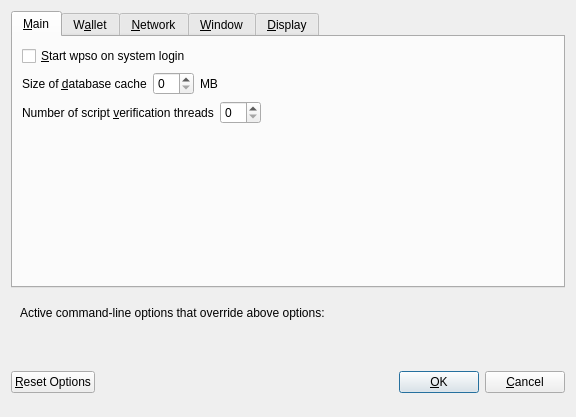
<?xml version="1.0" encoding="UTF-8"?>
<ui version="4.0">
 <class>OptionsDialog</class>
 <widget class="QDialog" name="OptionsDialog">
  <property name="geometry">
   <rect>
    <x>0</x>
    <y>0</y>
    <width>576</width>
    <height>417</height>
   </rect>
  </property>
  <property name="windowTitle">
   <string>Options</string>
  </property>
  <property name="modal">
   <bool>true</bool>
  </property>
  <layout class="QVBoxLayout" name="verticalLayout">
   <item>
    <widget class="QTabWidget" name="tabWidget">
     <property name="currentIndex">
      <number>0</number>
     </property>
     <widget class="QWidget" name="tabMain">
      <attribute name="title">
       <string>&amp;Main</string>
      </attribute>
      <layout class="QVBoxLayout" name="verticalLayout_Main">
       <item>
        <widget class="QCheckBox" name="bitcoinAtStartup">
         <property name="toolTip">
          <string>Automatically start wpso after logging in to the system.</string>
         </property>
         <property name="text">
          <string>&amp;Start wpso on system login</string>
         </property>
        </widget>
       </item>
       <item>
        <layout class="QHBoxLayout" name="horizontalLayout_2_Main">
         <item>
          <widget class="QLabel" name="databaseCacheLabel">
           <property name="text">
            <string>Size of &amp;database cache</string>
           </property>
           <property name="textFormat">
            <enum>Qt::PlainText</enum>
           </property>
           <property name="buddy">
            <cstring>databaseCache</cstring>
           </property>
          </widget>
         </item>
         <item>
          <widget class="QSpinBox" name="databaseCache"/>
         </item>
         <item>
          <widget class="QLabel" name="databaseCacheUnitLabel">
           <property name="text">
            <string>MB</string>
           </property>
           <property name="textFormat">
            <enum>Qt::PlainText</enum>
           </property>
          </widget>
         </item>
         <item>
          <spacer name="horizontalSpacer_2_Main">
           <property name="orientation">
            <enum>Qt::Horizontal</enum>
           </property>
           <property name="sizeHint" stdset="0">
            <size>
             <width>40</width>
             <height>20</height>
            </size>
           </property>
          </spacer>
         </item>
        </layout>
       </item>
       <item>
        <layout class="QHBoxLayout" name="horizontalLayout_3_Main">
         <item>
          <widget class="QLabel" name="threadsScriptVerifLabel">
           <property name="text">
            <string>Number of script &amp;verification threads</string>
           </property>
           <property name="textFormat">
            <enum>Qt::PlainText</enum>
           </property>
           <property name="buddy">
            <cstring>threadsScriptVerif</cstring>
           </property>
          </widget>
         </item>
         <item>
          <widget class="QSpinBox" name="threadsScriptVerif">
           <property name="toolTip">
            <string>(0 = auto, &lt;0 = leave that many cores free)</string>
           </property>
          </widget>
         </item>
         <item>
          <spacer name="horizontalSpacer_3_Main">
           <property name="orientation">
            <enum>Qt::Horizontal</enum>
           </property>
           <property name="sizeHint" stdset="0">
            <size>
             <width>40</width>
             <height>20</height>
            </size>
           </property>
          </spacer>
         </item>
        </layout>
       </item>
       <item>
        <spacer name="verticalSpacer_Main">
         <property name="orientation">
          <enum>Qt::Vertical</enum>
         </property>
         <property name="sizeHint" stdset="0">
          <size>
           <width>20</width>
           <height>40</height>
          </size>
         </property>
        </spacer>
       </item>
      </layout>
     </widget>
     <widget class="QWidget" name="tabWallet">
      <attribute name="title">
       <string>W&amp;allet</string>
      </attribute>
      <layout class="QVBoxLayout" name="verticalLayout_Wallet">
       <item>
        <widget class="QGroupBox" name="groupBox">
         <property name="title">
          <string>Expert</string>
         </property>
         <layout class="QVBoxLayout" name="verticalLayout_2">
          <item>
           <widget class="QCheckBox" name="coinControlFeatures">
            <property name="toolTip">
             <string>Whether to show coin control features or not.</string>
            </property>
            <property name="text">
             <string>Enable coin &amp;control features</string>
            </property>
           </widget>
          </item>
          <item>
           <widget class="QCheckBox" name="showMasternodesTab">
            <property name="toolTip">
             <string>Show additional tab listing all your masternodes in first sub-tab&lt;br/&gt;and all masternodes on the network in second sub-tab.</string>
            </property>
            <property name="text">
             <string>Show Masternodes Tab</string>
            </property>
           </widget>
          </item>
          <item>
           <widget class="QCheckBox" name="spendZeroConfChange">
            <property name="toolTip">
             <string>If you disable the spending of unconfirmed change, the change from a transaction&lt;br/&gt;cannot be used until that transaction has at least one confirmation.&lt;br/&gt;This also affects how your balance is computed.</string>
            </property>
            <property name="text">
             <string>&amp;Spend unconfirmed change</string>
            </property>
           </widget>
          </item>
         </layout>
        </widget>
       </item>
       <item>
        <spacer name="verticalSpacer_Wallet">
         <property name="orientation">
          <enum>Qt::Vertical</enum>
         </property>
         <property name="sizeHint" stdset="0">
          <size>
           <width>20</width>
           <height>40</height>
          </size>
         </property>
        </spacer>
       </item>
      </layout>
     </widget>
     <widget class="QWidget" name="tabNetwork">
      <attribute name="title">
       <string>&amp;Network</string>
      </attribute>
      <layout class="QVBoxLayout" name="verticalLayout_Network">
       <item>
        <widget class="QCheckBox" name="mapPortUpnp">
         <property name="toolTip">
          <string>Automatically open the wpso client port on the router. This only works when your router supports UPnP and it is enabled.</string>
         </property>
         <property name="text">
          <string>Map port using &amp;UPnP</string>
         </property>
        </widget>
       </item>
       <item>
        <widget class="QCheckBox" name="allowIncoming">
         <property name="toolTip">
          <string>Accept connections from outside</string>
         </property>
         <property name="text">
          <string>Allow incoming connections</string>
         </property>
        </widget>
       </item>
       <item>
        <widget class="QCheckBox" name="connectSocks">
         <property name="toolTip">
          <string>Connect to the wpso network through a SOCKS5 proxy.</string>
         </property>
         <property name="text">
          <string>&amp;Connect through SOCKS5 proxy (default proxy):</string>
         </property>
        </widget>
       </item>
       <item>
        <layout class="QHBoxLayout" name="horizontalLayout_1_Network">
         <item>
          <widget class="QLabel" name="proxyIpLabel">
           <property name="text">
            <string>Proxy &amp;IP:</string>
           </property>
           <property name="textFormat">
            <enum>Qt::PlainText</enum>
           </property>
           <property name="buddy">
            <cstring>proxyIp</cstring>
           </property>
          </widget>
         </item>
         <item>
          <widget class="QValidatedLineEdit" name="proxyIp">
           <property name="minimumSize">
            <size>
             <width>140</width>
             <height>0</height>
            </size>
           </property>
           <property name="maximumSize">
            <size>
             <width>140</width>
             <height>16777215</height>
            </size>
           </property>
           <property name="toolTip">
            <string>IP address of the proxy (e.g. IPv4: 127.0.0.1 / IPv6: ::1)</string>
           </property>
          </widget>
         </item>
         <item>
          <widget class="QLabel" name="proxyPortLabel">
           <property name="text">
            <string>&amp;Port:</string>
           </property>
           <property name="textFormat">
            <enum>Qt::PlainText</enum>
           </property>
           <property name="buddy">
            <cstring>proxyPort</cstring>
           </property>
          </widget>
         </item>
         <item>
          <widget class="QLineEdit" name="proxyPort">
           <property name="minimumSize">
            <size>
             <width>55</width>
             <height>0</height>
            </size>
           </property>
           <property name="maximumSize">
            <size>
             <width>55</width>
             <height>16777215</height>
            </size>
           </property>
           <property name="toolTip">
            <string>Port of the proxy (e.g. 9050)</string>
           </property>
          </widget>
         </item>
         <item>
          <spacer name="horizontalSpacer_1_Network">
           <property name="orientation">
            <enum>Qt::Horizontal</enum>
           </property>
           <property name="sizeHint" stdset="0">
            <size>
             <width>40</width>
             <height>20</height>
            </size>
           </property>
          </spacer>
         </item>
        </layout>
       </item>
       <item>
        <spacer name="verticalSpacer_Network">
         <property name="orientation">
          <enum>Qt::Vertical</enum>
         </property>
         <property name="sizeHint" stdset="0">
          <size>
           <width>20</width>
           <height>40</height>
          </size>
         </property>
        </spacer>
       </item>
      </layout>
     </widget>
     <widget class="QWidget" name="tabWindow">
      <attribute name="title">
       <string>&amp;Window</string>
      </attribute>
      <layout class="QVBoxLayout" name="verticalLayout_Window">
       <item>
        <widget class="QCheckBox" name="minimizeToTray">
         <property name="toolTip">
          <string>Show only a tray icon after minimizing the window.</string>
         </property>
         <property name="text">
          <string>&amp;Minimize to the tray instead of the taskbar</string>
         </property>
        </widget>
       </item>
       <item>
        <widget class="QCheckBox" name="minimizeOnClose">
         <property name="toolTip">
          <string>Minimize instead of exit the application when the window is closed. When this option is enabled, the application will be closed only after selecting Quit in the menu.</string>
         </property>
         <property name="text">
          <string>M&amp;inimize on close</string>
         </property>
        </widget>
       </item>
       <item>
        <spacer name="verticalSpacer_Window">
         <property name="orientation">
          <enum>Qt::Vertical</enum>
         </property>
         <property name="sizeHint" stdset="0">
          <size>
           <width>20</width>
           <height>40</height>
          </size>
         </property>
        </spacer>
       </item>
      </layout>
     </widget>
     <widget class="QWidget" name="tabDisplay">
      <attribute name="title">
       <string>&amp;Display</string>
      </attribute>
      <layout class="QVBoxLayout" name="verticalLayout_Display">
       <item>
        <layout class="QHBoxLayout" name="horizontalLayout_1_Display">
         <item>
          <widget class="QLabel" name="langLabel">
           <property name="text">
            <string>User Interface &amp;language:</string>
           </property>
           <property name="textFormat">
            <enum>Qt::PlainText</enum>
           </property>
           <property name="buddy">
            <cstring>lang</cstring>
           </property>
          </widget>
         </item>
         <item>
          <widget class="QValueComboBox" name="lang">
           <property name="toolTip">
            <string>The user interface language can be set here. This setting will take effect after restarting wpso.</string>
           </property>
          </widget>
         </item>
        </layout>
       </item>
       <item>
        <widget class="QLabel" name="label_3">
         <property name="toolTip">
          <string notr="true"/>
         </property>
         <property name="statusTip">
          <string notr="true"/>
         </property>
         <property name="whatsThis">
          <string notr="true"/>
         </property>
         <property name="accessibleName">
          <string notr="true"/>
         </property>
         <property name="text">
          <string>Language missing or translation incomplete? Help contributing translations here:
https://www.transifex.com/wpsocoin/wpso-project-translations</string>
         </property>
         <property name="wordWrap">
          <bool>true</bool>
         </property>
         <property name="openExternalLinks">
          <bool>true</bool>
         </property>
         <property name="textInteractionFlags">
          <set>Qt::TextBrowserInteraction</set>
         </property>
        </widget>
       </item>
       <item>
        <layout class="QHBoxLayout" name="horizontalLayout_4_Display" stretch="0,0">
         <item>
          <widget class="QLabel" name="themeLabel">
           <property name="text">
            <string>User Interface Theme:</string>
           </property>
          </widget>
         </item>
         <item>
          <widget class="QValueComboBox" name="theme"/>
         </item>
        </layout>
       </item>
       <item>
        <widget class="Line" name="line">
         <property name="orientation">
          <enum>Qt::Horizontal</enum>
         </property>
        </widget>
       </item>
       <item>
        <layout class="QHBoxLayout" name="horizontalLayout_2_Display">
         <item>
          <widget class="QLabel" name="unitLabel">
           <property name="text">
            <string>&amp;Unit to show amounts in:</string>
           </property>
           <property name="textFormat">
            <enum>Qt::PlainText</enum>
           </property>
           <property name="buddy">
            <cstring>unit</cstring>
           </property>
          </widget>
         </item>
         <item>
          <widget class="QValueComboBox" name="unit">
           <property name="toolTip">
            <string>Choose the default subdivision unit to show in the interface and when sending coins.</string>
           </property>
          </widget>
         </item>
        </layout>
       </item>
       <item>
        <layout class="QHBoxLayout" name="horizontalLayout_5_Display">
         <item>
          <widget class="QLabel" name="digitsLabel">
           <property name="text">
            <string>Decimal digits</string>
           </property>
          </widget>
         </item>
         <item>
          <widget class="QValueComboBox" name="digits"/>
         </item>
        </layout>
       </item>
       <item>
        <layout class="QHBoxLayout" name="horizontalLayout_3_Display">
         <item>
          <widget class="QLabel" name="thirdPartyTxUrlsLabel">
           <property name="toolTip">
            <string>Third party URLs (e.g. a block explorer) that appear in the transactions tab as context menu items. %s in the URL is replaced by transaction hash. Multiple URLs are separated by vertical bar |.</string>
           </property>
           <property name="text">
            <string>Third party transaction URLs</string>
           </property>
           <property name="buddy">
            <cstring>thirdPartyTxUrls</cstring>
           </property>
          </widget>
         </item>
         <item>
          <widget class="QLineEdit" name="thirdPartyTxUrls">
           <property name="toolTip">
            <string>Third party URLs (e.g. a block explorer) that appear in the transactions tab as context menu items. %s in the URL is replaced by transaction hash. Multiple URLs are separated by vertical bar |.</string>
           </property>
          </widget>
         </item>
        </layout>
       </item>
       <item>
        <spacer name="verticalSpacer">
         <property name="orientation">
          <enum>Qt::Vertical</enum>
         </property>
         <property name="sizeHint" stdset="0">
          <size>
           <width>20</width>
           <height>40</height>
          </size>
         </property>
        </spacer>
       </item>
      </layout>
     </widget>
    </widget>
   </item>
   <item>
    <widget class="QFrame" name="frame">
     <layout class="QVBoxLayout" name="verticalLayout_Bottom">
      <item>
       <layout class="QHBoxLayout" name="horizontalLayout_Bottom">
        <item>
         <widget class="QLabel" name="overriddenByCommandLineInfoLabel">
          <property name="text">
           <string>Active command-line options that override above options:</string>
          </property>
          <property name="textFormat">
           <enum>Qt::PlainText</enum>
          </property>
         </widget>
        </item>
        <item>
         <spacer name="horizontalSpacer_Bottom">
          <property name="orientation">
           <enum>Qt::Horizontal</enum>
          </property>
          <property name="sizeHint" stdset="0">
           <size>
            <width>40</width>
            <height>20</height>
           </size>
          </property>
         </spacer>
        </item>
       </layout>
      </item>
      <item>
       <widget class="QLabel" name="overriddenByCommandLineLabel">
        <property name="text">
         <string/>
        </property>
        <property name="textFormat">
         <enum>Qt::PlainText</enum>
        </property>
        <property name="wordWrap">
         <bool>true</bool>
        </property>
       </widget>
      </item>
     </layout>
    </widget>
   </item>
   <item>
    <layout class="QHBoxLayout" name="horizontalLayout_Buttons">
     <item>
      <widget class="QPushButton" name="resetButton">
       <property name="toolTip">
        <string>Reset all client options to default.</string>
       </property>
       <property name="text">
        <string>&amp;Reset Options</string>
       </property>
       <property name="autoDefault">
        <bool>false</bool>
       </property>
      </widget>
     </item>
     <item>
      <spacer name="horizontalSpacer_1">
       <property name="orientation">
        <enum>Qt::Horizontal</enum>
       </property>
       <property name="sizeHint" stdset="0">
        <size>
         <width>40</width>
         <height>48</height>
        </size>
       </property>
      </spacer>
     </item>
     <item>
      <widget class="QLabel" name="statusLabel">
       <property name="minimumSize">
        <size>
         <width>200</width>
         <height>0</height>
        </size>
       </property>
       <property name="font">
        <font>
         <weight>75</weight>
         <bold>true</bold>
        </font>
       </property>
       <property name="text">
        <string/>
       </property>
       <property name="textFormat">
        <enum>Qt::PlainText</enum>
       </property>
       <property name="wordWrap">
        <bool>true</bool>
       </property>
      </widget>
     </item>
     <item>
      <spacer name="horizontalSpacer_2">
       <property name="orientation">
        <enum>Qt::Horizontal</enum>
       </property>
       <property name="sizeHint" stdset="0">
        <size>
         <width>40</width>
         <height>48</height>
        </size>
       </property>
      </spacer>
     </item>
     <item>
      <widget class="QPushButton" name="okButton">
       <property name="text">
        <string>&amp;OK</string>
       </property>
       <property name="autoDefault">
        <bool>false</bool>
       </property>
       <property name="default">
        <bool>true</bool>
       </property>
      </widget>
     </item>
     <item>
      <widget class="QPushButton" name="cancelButton">
       <property name="text">
        <string>&amp;Cancel</string>
       </property>
       <property name="autoDefault">
        <bool>false</bool>
       </property>
      </widget>
     </item>
    </layout>
   </item>
  </layout>
 </widget>
 <customwidgets>
  <customwidget>
   <class>QValidatedLineEdit</class>
   <extends>QLineEdit</extends>
   <header>qvalidatedlineedit.h</header>
  </customwidget>
  <customwidget>
   <class>QValueComboBox</class>
   <extends>QComboBox</extends>
   <header>qvaluecombobox.h</header>
  </customwidget>
 </customwidgets>
 <resources/>
 <connections/>
</ui>
